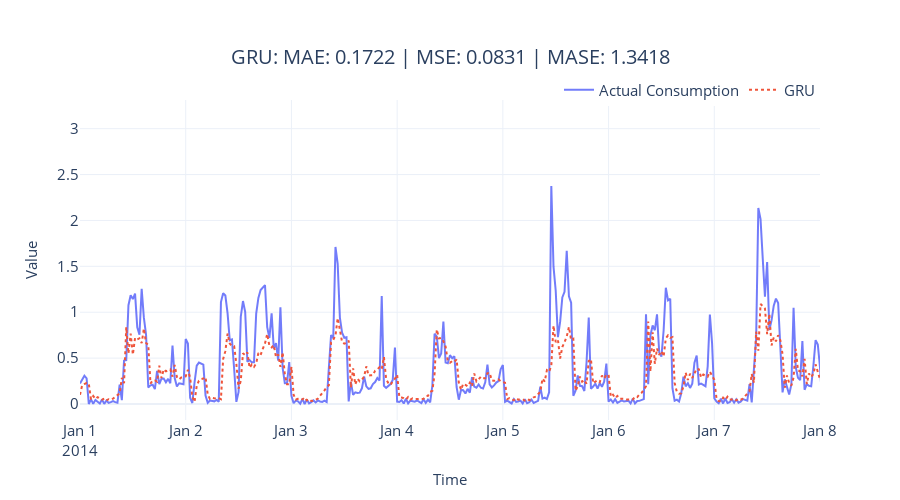

Write notebook code for a chart like this one.
### Code cell
fig = plot_forecast(pred_df, forecast_columns=[rnn_config.rnn_type], forecast_display_names=[rnn_config.rnn_type])
fig = format_plot(fig, title=f"{rnn_config.rnn_type}: MAE: {metrics['MAE']:.4f} | MSE: {metrics['MSE']:.4f} | MASE: {metrics['MASE']:.4f}")
fig.update_xaxes(type="date", range=["2014-01-01", "2014-01-08"])
fig.write_image("imgs/chapter_12/gru.png")
fig.show()

### Figure 1 — Plotly figure (JSON) as saved in the notebook; plotly's stock layout.template omitted (floating-point values rounded to 4 significant figures; data arrays with more than 128 entries replaced by an {"elided": "..."} marker saying what was removed)
{"data": [{"line": {"color": "rgba(99,110,250,0.9)"}, "mode": "lines", "name": "Actual Consumption", "type": "scatter", "x": {"elided": "1488 str values"}, "y": {"elided": "1488 float values"}}, {"line": {"color": "rgba(239,85,59,1)", "dash": "dot"}, "mode": "lines", "name": "GRU", "type": "scatter", "x": {"elided": "1488 str values"}, "y": {"elided": "1488 float values"}}], "layout": {"autosize": false, "height": 500, "legend": {"font": {"size": 15}, "orientation": "h", "title": {}, "x": 1, "xanchor": "right", "y": 0.98, "yanchor": "bottom"}, "title": {"font": {"size": 20}, "text": "GRU: MAE: 0.1722 | MSE: 0.0831 | MASE: 1.3418", "x": 0.5, "xanchor": "center", "yanchor": "top"}, "width": 900, "xaxis": {"range": ["2014-01-01", "2014-01-08"], "tickfont": {"size": 15}, "title": {"font": {"size": 15}, "text": "Time"}, "type": "date"}, "yaxis": {"tickfont": {"size": 15}, "title": {"font": {"size": 15}, "text": "Value"}}}}
